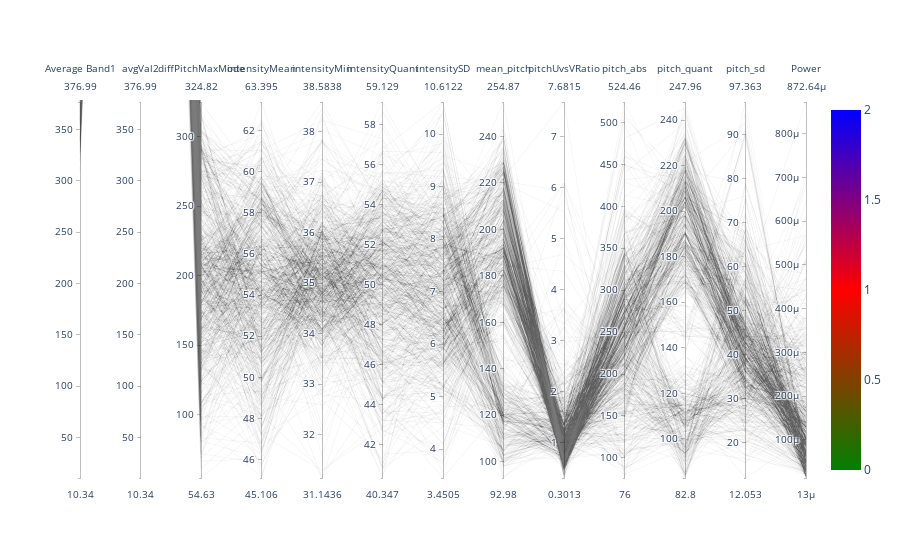

The code cell stored with this chart in its notebook:
### Code cell
df=prosody_data[['duration', 'energy', 'power', 'min_pitch', 'max_pitch', 'mean_pitch', 'pitch_sd', 'pitch_abs', 'pitch_quant', 'pitchUvsVRatio', 'Time:8', 'iDifference', 'diffPitchMaxMin', 'diffPitchMaxMean', 'diffPitchMaxMode', 'intensityMin', 'intensityMax', 'intensityMean', 'intensitySD', 'intensityQuant', 'diffIntMaxMin', 'diffIntMaxMean', 'diffIntMaxMode', 'avgVal1', 'avgVal2', 'avgVal3', 'avgBand1', 'avgBand2', 'avgBand3', 'fmean1', 'fmean2', 'fmean3', 'f2meanf1', 'f3meanf1', 'f1STD', 'f2STD']]
import plotly.graph_objects as go

import pandas as pd

fig = go.Figure(data=
    go.Parcoords(
        line = dict(color = prosody_data["Hired3C"],colorscale = [[0, 'green'], [0.5, 'red'], [1.0, 'rgb(0,0 , 255)']],showscale = True),
        #line = dict(color = MRH,colorscale = 'Electric', showscale = True, cmin = -4000, cmax = -100),
         dimensions = list([
            dict(range = [min(df['duration']),max(df['duration'])], constraintrange = [1,2], label = 'Average Band1', values = df['avgBand1']),
            dict(range = [min(df['duration']),max(df['duration'])], label = 'avgVal2', values = df['avgVal2']),
            dict(range = [min(df['diffPitchMaxMode']),max(df['diffPitchMaxMode'])], label = 'diffPitchMaxMode', values = df['diffPitchMaxMode']),
            dict(range = [min(df['intensityMean']),max(df['intensityMean'])], label = 'intensityMean', values = df['intensityMean']),
            dict(range = [min(df['intensityMin']),max(df['intensityMin'])], label = 'intensityMin', values = df['intensityMin']),
            dict(range = [min(df['intensityQuant']),max(df['intensityQuant'])], label = 'intensityQuant', values = df['intensityQuant']),
            dict(range = [min(df['intensitySD']),max(df['intensitySD'])], label = 'intensitySD', values = df['intensitySD']),
            dict(range = [min(df['mean_pitch']),max(df['mean_pitch'])], label = 'mean_pitch', values = df['mean_pitch']),
            dict(range = [min(df['pitchUvsVRatio']),max(df['pitchUvsVRatio'])], label = 'pitchUvsVRatio', values = df['pitchUvsVRatio']),
            dict(range = [min(df['pitch_abs']),max(df['pitch_abs'])], label = 'pitch_abs', values = df['pitch_abs']),
            dict(range = [min(df['pitch_quant']),max(df['pitch_quant'])], label = 'pitch_quant', values = df['pitch_quant']),              
            dict(range = [min(df['pitch_sd']),max(df['pitch_sd'])], label = 'pitch_sd', values = df['pitch_sd']),            
            dict(range = [min(df['power']),max(df['power'])], label = 'Power', values = df['power'])
        ])
       
    )
)

fig.update_layout(
    plot_bgcolor = 'white',
    paper_bgcolor = 'white'
)

fig.show()

### Figure 1 — Plotly figure (JSON) as saved in the notebook; plotly's stock layout.template omitted (floating-point values rounded to 4 significant figures; data arrays with more than 128 entries replaced by an {"elided": "..."} marker saying what was removed)
{"data": [{"dimensions": [{"constraintrange": [1, 2], "label": "Average Band1", "range": [10.34, 377.0], "values": {"elided": "680 float values"}}, {"label": "avgVal2", "range": [10.34, 377.0], "values": {"elided": "680 float values"}}, {"label": "diffPitchMaxMode", "range": [54.63, 324.8], "values": {"elided": "680 float values"}}, {"label": "intensityMean", "range": [45.11, 63.39], "values": {"elided": "680 float values"}}, {"label": "intensityMin", "range": [31.14, 38.58], "values": {"elided": "680 float values"}}, {"label": "intensityQuant", "range": [40.35, 59.13], "values": {"elided": "680 float values"}}, {"label": "intensitySD", "range": [3.451, 10.61], "values": {"elided": "680 float values"}}, {"label": "mean_pitch", "range": [92.98, 254.9], "values": {"elided": "680 float values"}}, {"label": "pitchUvsVRatio", "range": [0.3013, 7.682], "values": {"elided": "680 float values"}}, {"label": "pitch_abs", "range": [76.0, 524.5], "values": {"elided": "680 float values"}}, {"label": "pitch_quant", "range": [82.8, 248.0], "values": {"elided": "680 float values"}}, {"label": "pitch_sd", "range": [12.05, 97.36], "values": {"elided": "680 float values"}}, {"label": "Power", "range": [1.3e-05, 0.0008726], "values": {"elided": "680 float values"}}], "line": {"color": {"elided": "680 int values"}, "colorscale": [[0, "green"], [0.5, "red"], [1, "rgb(0,0 , 255)"]], "showscale": true}, "type": "parcoords"}], "layout": {"paper_bgcolor": "white", "plot_bgcolor": "white"}}
